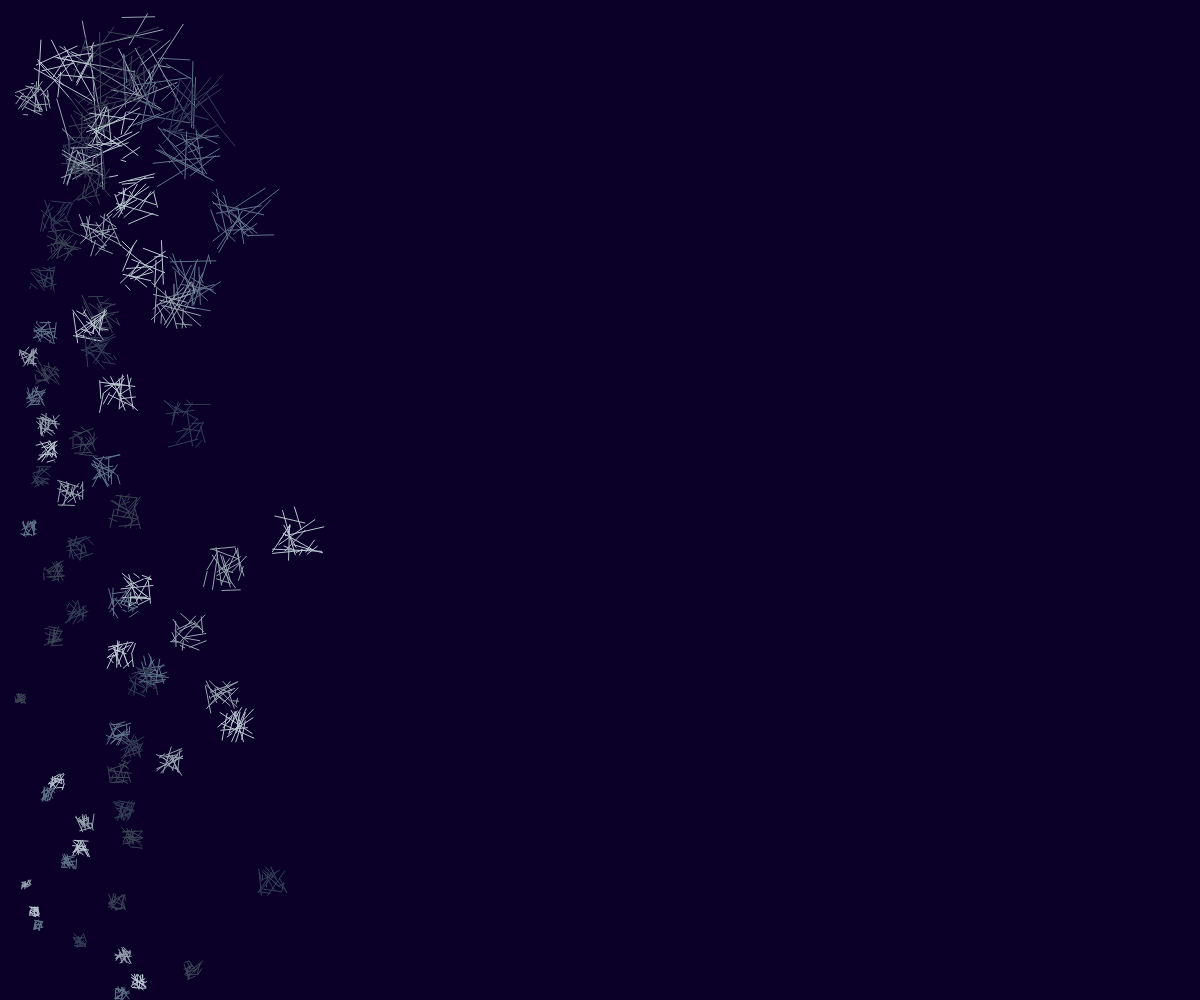
Frame 1 (no input)
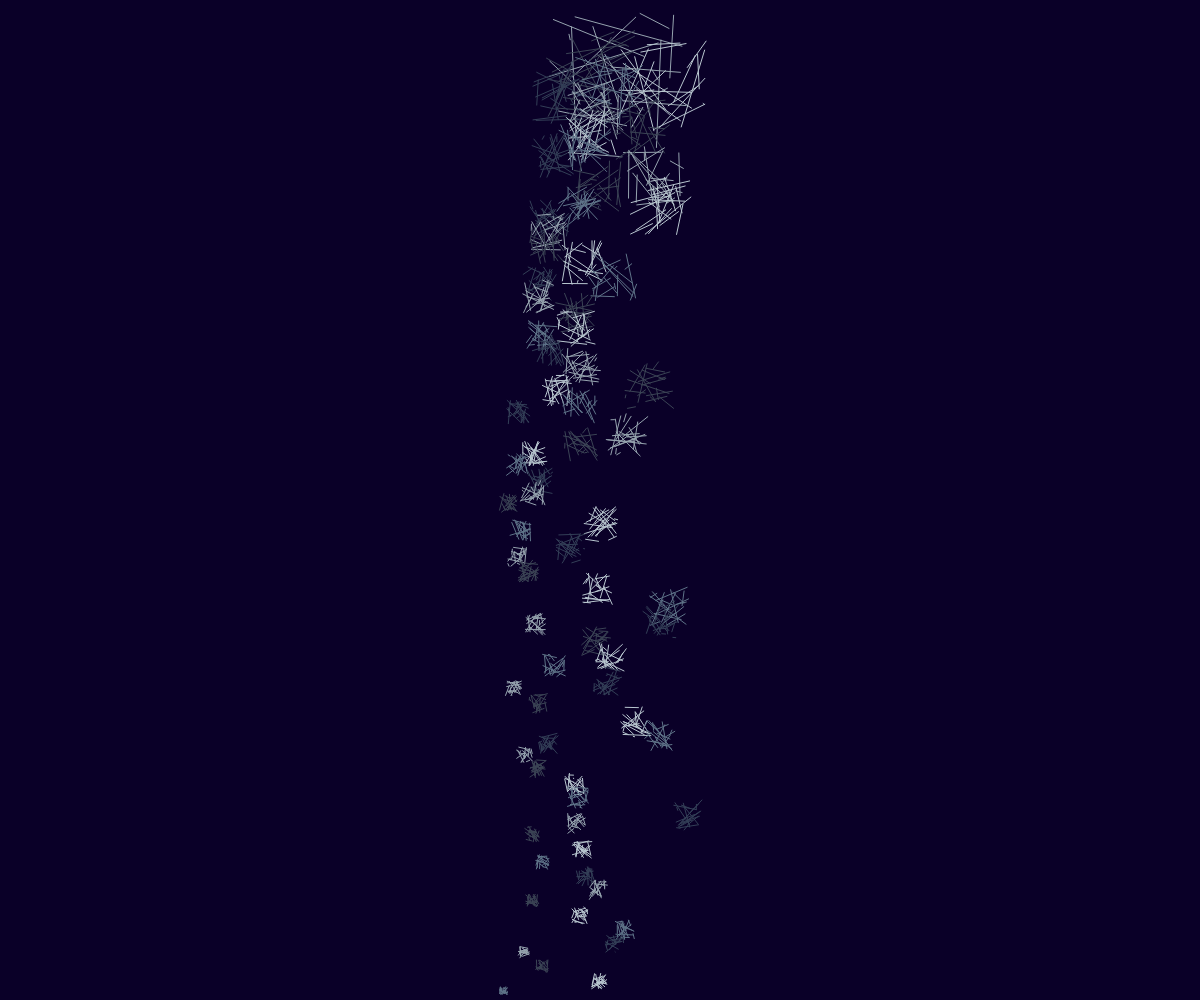
Frame 60 (no input)
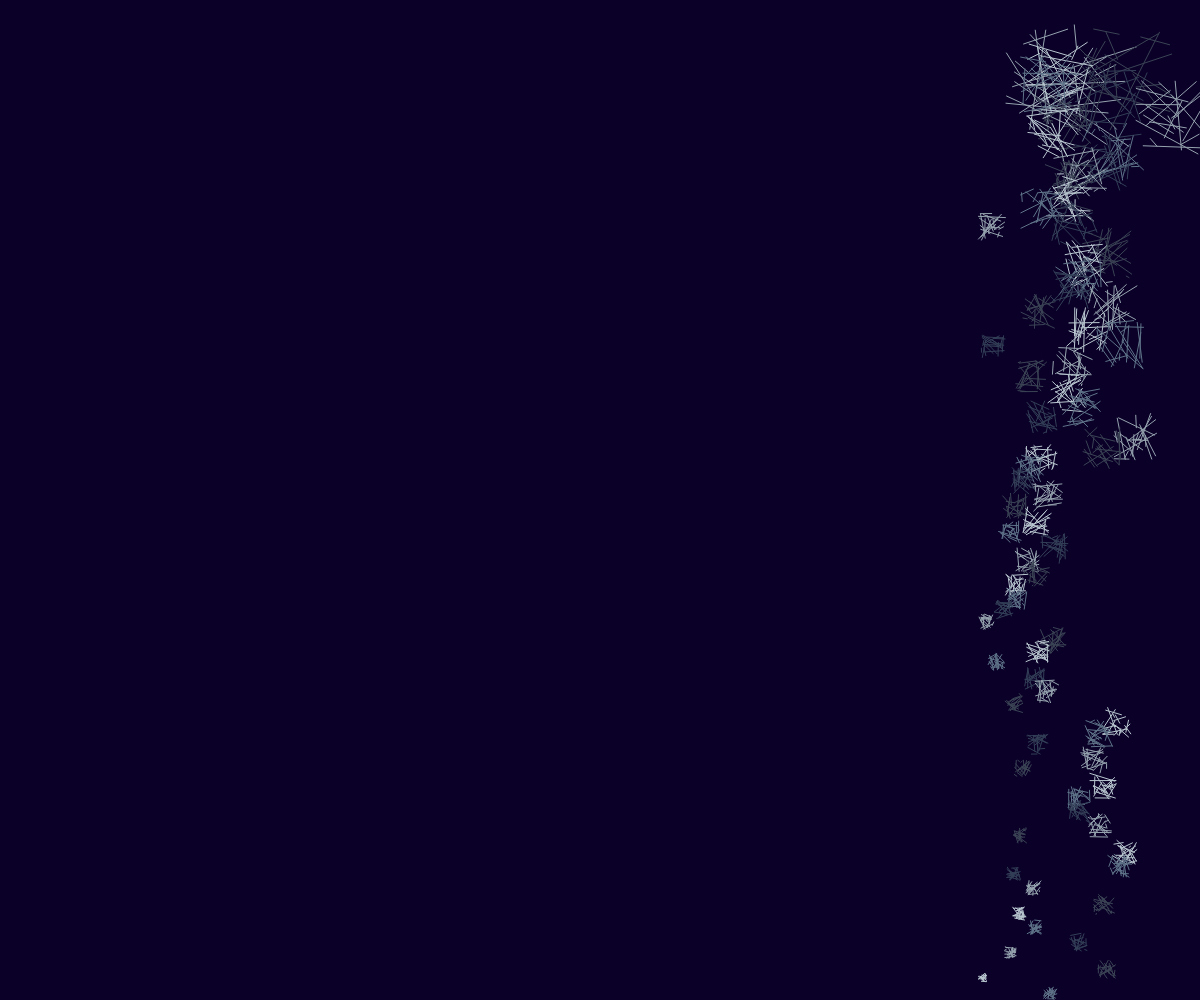
Frame 120 (the mouse pressed at the canvas centre since frame 60)

The p5.js sketch that drew these frames (run headless with seeded random() and noise() and a simulated clock; from frame 60 on, the mouse is pressed at the canvas centre):

// p5.js sketch
// ── sketch.js
// colors of rectangle lines
const LINE_COLORS = ["#333F57", "#96A4AF", "#3B4455", "#B9C7D0", "#5F7489"];
// count of rectangles on screen
const RECT_COUNT = 75;

// how many lines will be in a rectangle
const LINE_COUNT_IN_RECT = 20;
// modify reactangle size from bottom to up
const RECT_SIZE_MODIF = 100;
// amplitude for rectangle along x axis
const AMPLITUDE = 400;

const Y_OFF_INC = 0.02;
const Z_OFF_INC = 0.005;

// make canvas fullscreen
let w = window.innerWidth;
let h = window.innerHeight;

// initial x, y axis increment values
let yoff = 0;
let zoff = 0;

function setup() {
  createCanvas(w, h);
}

function draw() {
  background(10, 0, 40);

  for (let i = 0; i < RECT_COUNT; i++) {
    /*
      noise() = a number generated by Perlin noise;
      x: This is a number which represents the x-coordinate in the noise space
      y: y-coordinate in the noise space
      z: z-coordinate in the noise space
    */
    const xoff = i * w;
    const noiseVal = noise(xoff, yoff, zoff);
    const n = noiseVal * AMPLITUDE;

    // get line coordinates
    const x1 = (yoff * AMPLITUDE + n * noiseVal) % w;
    const y1 = i * (h / RECT_COUNT);
    const x2 = x1 + noiseVal * (RECT_SIZE_MODIF - i) + RECT_SIZE_MODIF / i;
    const y2 = y1 + noiseVal * (RECT_SIZE_MODIF - i) + RECT_SIZE_MODIF / i;

    // select color for line
    stroke(LINE_COLORS[i % LINE_COLORS.length]);

    // draw LINE_COUNT_IN_RECT random coordinate lines in a reactangle
    for (let j = 0; j < LINE_COUNT_IN_RECT; j++) {
      line(random(x1, x2), random(y1, y2), random(x1, x2), random(y1, y2));
    }
  }

  // increment x, y axis values
  yoff += Y_OFF_INC;
  zoff += Z_OFF_INC;
}

// handle window resize - keep canvas fullscreen
function windowResized() {
  w = window.innerWidth;
  h = window.innerHeight;
  resizeCanvas(w, h);
}
